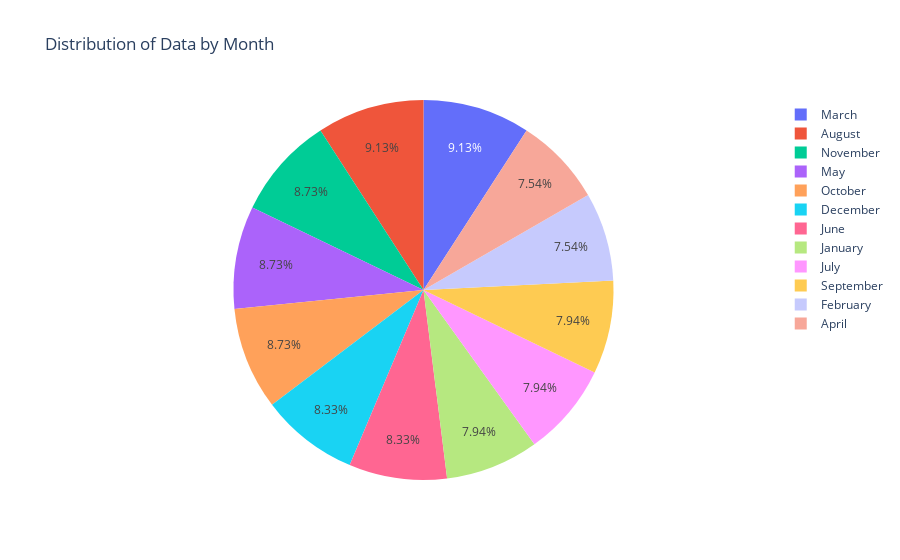

Notebook cell for this chart:
### Markdown cell above
# Displaying A Pie Plot on the basis of Month

### Code cell
# Feature engineering (extracting month from the Date)
df['Date'] = pd.to_datetime(df['Date'])
df['Month'] = df['Date'].dt.month_name()

# Count the occurrences of each month
month_counts = df['Month'].value_counts()

fig = px.pie(month_counts, values = month_counts.values, names = month_counts.index, 
             title = 'Distribution of Data by Month',
             labels = {'index': 'Month', 'value': 'Count'})

# Show the plot
fig.show()

### Figure 1 — Plotly figure (JSON) as saved in the notebook; plotly's stock layout.template omitted (floating-point values rounded to 4 significant figures)
{"data": [{"domain": {"x": [0, 1], "y": [0, 1]}, "hovertemplate": "Month=%{label}<br>value=%{value}<extra></extra>", "labels": ["March", "August", "November", "May", "October", "December", "June", "January", "July", "September", "February", "April"], "legendgroup": "", "name": "", "showlegend": true, "type": "pie", "values": [23, 23, 22, 22, 22, 21, 21, 20, 20, 20, 19, 19]}], "layout": {"legend": {"tracegroupgap": 0}, "title": {"text": "Distribution of Data by Month"}}}
